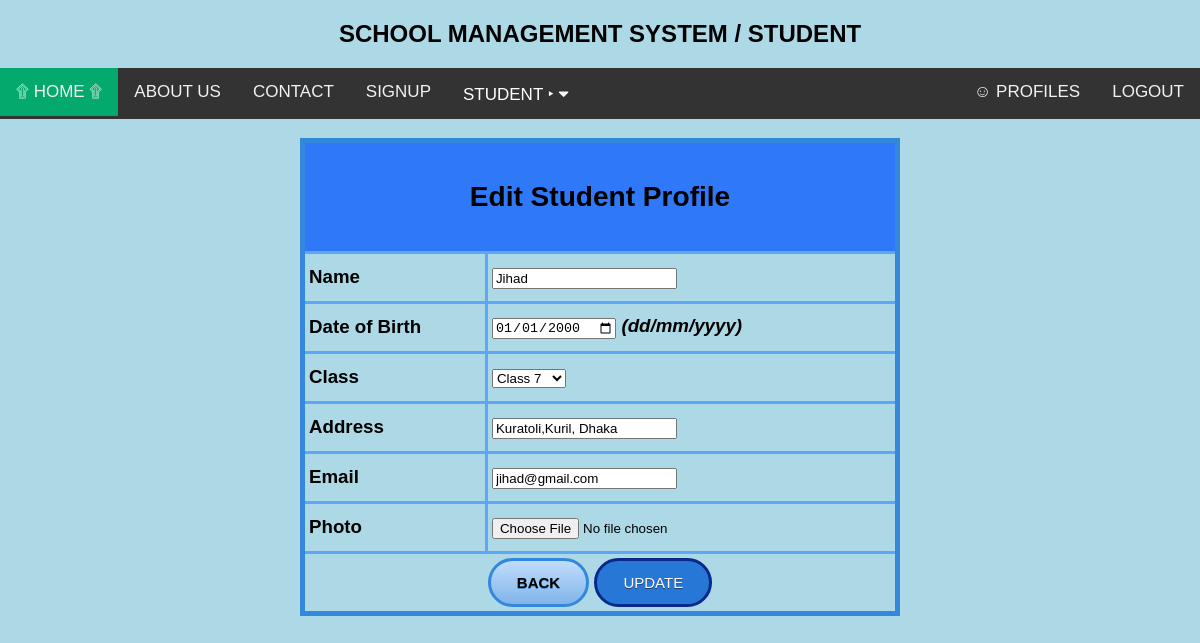
/views/profile-edit.php?id=2 (signed in), run on the app's committed database.
### tables this page shows
CREATE TABLE `users` (
  `id` int(10) NOT NULL,
  `uid` varchar(10) NOT NULL,
  `password` varchar(20) NOT NULL,
  `name` varchar(50) NOT NULL,
  `dob` varchar(20) NOT NULL,
  `gender` varchar(10) NOT NULL,
  `bloodgrp` varchar(10) DEFAULT NULL,
  `class` int(10) DEFAULT NULL,
  `address` varchar(100) NOT NULL,
  `email` varchar(50) NOT NULL,
  `picture` text NOT NULL,
  `type` varchar(10) NOT NULL,
  `status` varchar(10) NOT NULL
);

### model/studentsModel.php (called while the page is built, shortened)
<?php
	function getStudentById($id){
		$con = getConnection();
		$sql = "select * from users where type='s' and id={$id}";
		$result = mysqli_query($con, $sql);
		$user = mysqli_fetch_assoc($result);
		return $user;
	}
?>

### views/profile-edit.php (the view, shortened to what this page needs)
<?php
	if(isset($_COOKIE['flag'])){
		include('header.php');
		require_once('../model/studentsModel.php');
	$id = $_REQUEST['id'];
	$user = getStudentById($id);
?>
<!DOCTYPE html>
<html>
<head>
</head>
<body>
	<form method="post" action="../controller/editStudentCheck.php" enctype="multipart/form-data">
		<h3><table border="5" align="center" cellspacing="4" cellpadding="4" width="50%" class="customTable">
		<thead>
		<tr height="100px">
			<th colspan="2" height="100"><h2>Edit Student Profile</h2></th>
		</tr>
		</thead>
		<tbody>
		<tr height="50px">
			<td width="150px">Name<br>
			</td>
			<td width="350px"><input type="text" id="name" name="name" value="<?=$user['name']?>" onkeyup="validateName()"></td>
		</tr>
		<tr height="50px">
			<td>Date of Birth<br>
			</td>
			<td>
				<input type="date" id="dob" name="dob" value="<?=$user['dob']?>" onmouseout="validateDOB()">
				<i>(dd/mm/yyyy)</i>
			</td>
		</tr>
		<tr height="50px">
			<td>Class<br>
			</td>
			<td>
			<select name="class" id="class" onmouseout="validateClass()">
					<option value="<?=$user['class']?>">Class <?=$user['class']?></option>
			</select></td>
		</tr>
		<tr height="50px">
			<td width="150px">Address<br>
			</td>
			<td width="350px"><input type="text" id="address" name="address" value="<?=$user['address']?>" onkeyup="validateAddress()"></td>
		</tr>
		<tr height="50px">
			<td>Email<br>
			</td>
			<td><input type="text" id="email" name="email" value="<?=$user['email']?>" onkeyup="validateEmail()"></td>
		</tr>
		<tr height="50px">
			<td>Photo<br>
			</td>
			<td colspan="2"><input type="file" id="picture" name="picture" value="" onmousemove="validatePicture()"></td>
		</tr>
		</tbody>
		<tr height="60px" >
			<td colspan="2" align="center">
				<a href="profiles.php" class="lightBlueButton">BACK</a>
				<input type="submit" name="submit" value="UPDATE" class="darkBlueButton" onmousemove="validatePicture()" onclick="myValidation()">
			</td>
		</tr>
	</table></h3>
</form>
</body>
</html>
<?php
 }else{
 	header('location: login.html');
 }
?>

### views/header.php (style rules this page uses)
body { margin:0;font-family:Arial }
body { background-color: lightblue; }

### views/profile-edit.php (style rules this page uses)
.lightBlueButton { box-shadow:inset 0px 0px 0px 0px #dcecfb; background:linear-gradient(to bottom, #bddbfa 5%, #80b5ea 100%); background-color:#bddbfa; border-radius:30px; border:3px solid #3488db; display:inline-block; cursor:pointer; color:#ffffff; font-family:Arial; color: black; font-size:15px; font-weight:bold; padding:13px 26px; text-decoration:none; text-shadow:0px 1px 0px #528ecc; }
.darkBlueButton { background-color:#2778d6; border-radius:30px; border:3px solid #08298a; display:inline-block; cursor:pointer; color:#ffffff; font-family:Arial; font-size:15px; padding:13px 26px; text-decoration:none; text-shadow:0px 1px 0px #283966; }
table.customTable { border-collapse: collapse; border-width: 5px; border-color: #3488db; border-style: solid; color: #000000; }
table.customTable td, table.customTable th { border-width: 3px; border-color: #5EA6F8; border-style: solid; }
table.customTable thead { background-color: #2F79F8; }

### data on the page
users: name "Jihad", dob "01/01/2000", address "Kuratoli,Kuril, Dhaka", email "jihad@gmail.com"
